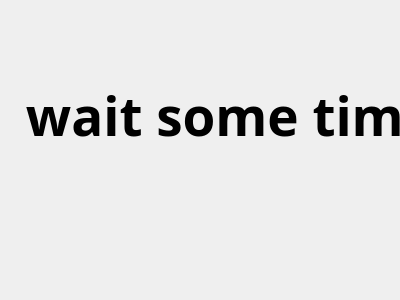
<?xml version="1.0" encoding="UTF-8"?>
<ui version="4.0">
 <class>Dialog</class>
 <widget class="QDialog" name="Dialog">
  <property name="geometry">
   <rect>
    <x>0</x>
    <y>0</y>
    <width>400</width>
    <height>300</height>
   </rect>
  </property>
  <property name="windowTitle">
   <string>Dialog</string>
  </property>
  <widget class="QLabel" name="title_label">
   <property name="geometry">
    <rect>
     <x>10</x>
     <y>40</y>
     <width>441</width>
     <height>151</height>
    </rect>
   </property>
   <property name="sizePolicy">
    <sizepolicy hsizetype="Maximum" vsizetype="Preferred">
     <horstretch>0</horstretch>
     <verstretch>0</verstretch>
    </sizepolicy>
   </property>
   <property name="maximumSize">
    <size>
     <width>16777215</width>
     <height>16777215</height>
    </size>
   </property>
   <property name="font">
    <font>
     <family>Montserrat</family>
     <pointsize>40</pointsize>
     <bold>true</bold>
    </font>
   </property>
   <property name="text">
    <string>wait some time</string>
   </property>
   <property name="textFormat">
    <enum>Qt::AutoText</enum>
   </property>
   <property name="alignment">
    <set>Qt::AlignCenter</set>
   </property>
  </widget>
 </widget>
 <resources/>
 <connections/>
</ui>
